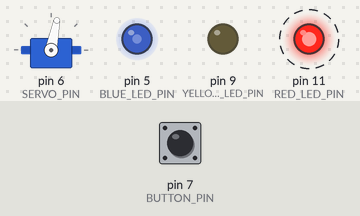
The sketch below on a simulated Arduino Uno, built with avr-gcc and run on an emulated ATmega328P. Parts: servo, output pins drawn as LEDs (lit = HIGH). Dashed ring = blinking. The test bench sets the inputs (shaded band); at power-on: pin 7 (BUTTON_PIN) HIGH.

Above: at 1.2 s.
1.3 s: pin 7 (BUTTON_PIN) pulled LOW for 1 s
At 1.65 s:
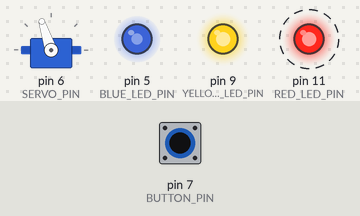
4.3 s: pin 7 (BUTTON_PIN) pulled LOW for 3.2 s
At 5.25 s:
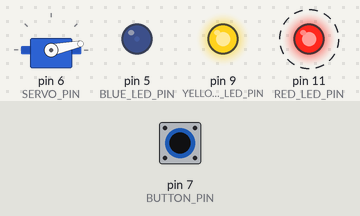
9.0 s: pin 7 (BUTTON_PIN) pulled LOW for 0.15 s
At 9.17 s:
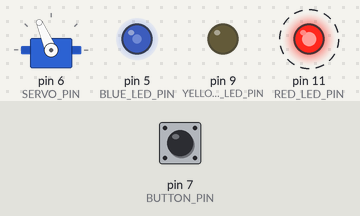
12.0 s: pin 7 (BUTTON_PIN) pulled LOW for 1 s
At 13.08 s:
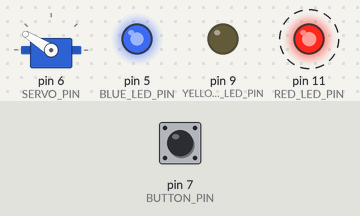
15.3 s: pin 7 (BUTTON_PIN) pulled LOW for 0.15 s
At 15.49 s:
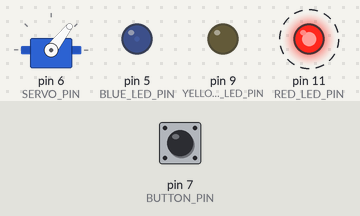
18.3 s: pin 7 (BUTTON_PIN) pulled LOW for 3.2 s
At 19.11 s:
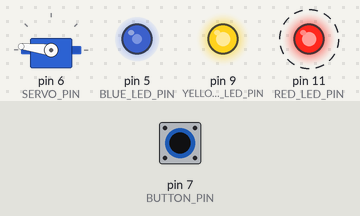
Timing chart, 0 to 26.1 s (numbered marks = the images above; inputs shaded):
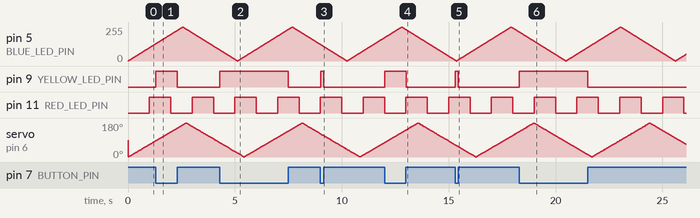

Measured:
- after the input at 1.3 s, pin 9 (YELLOW_LED_PIN): LOW → HIGH at once, → LOW 1.0 s later
- after the input at 4.3 s, pin 9 (YELLOW_LED_PIN): LOW → HIGH at once, → LOW 3.2 s later
- after the input at 9.0 s, pin 9 (YELLOW_LED_PIN): LOW → HIGH at once, → LOW 0.15 s later
- after the input at 12.0 s, pin 9 (YELLOW_LED_PIN): LOW → HIGH at once, → LOW 1.0 s later
- after the input at 15.3 s, pin 9 (YELLOW_LED_PIN): LOW → HIGH at once, → LOW 0.15 s later
- after the input at 18.3 s, pin 9 (YELLOW_LED_PIN): LOW → HIGH at once, → LOW 3.2 s later
- by itself, pin 11 (RED_LED_PIN): alternates HIGH for 1.0 s and LOW for 1.0 s

The sketch:

Millis_Multitasking.ino
```cpp
/*
 * Arduino-Millis-Multitasking
 *
 * Runs four tasks at the same time without using delay():
 *   1. Red LED    - blinks every 1 second
 *   2. Blue LED   - fades up and down (PWM)
 *   3. Yellow LED - ON while the push button is held
 *   4. Servo      - sweeps between 0 and 180 degrees
 *
 * Board: Arduino Uno / Nano
 * Library: Servo (built in)
 */

#include <Servo.h>

// ---------- Pin configuration ----------
const uint8_t RED_LED_PIN    = 11;
const uint8_t BLUE_LED_PIN   = 5;   // must be a PWM pin (~)
const uint8_t YELLOW_LED_PIN = 9;
const uint8_t BUTTON_PIN     = 7;   // button between pin and GND
const uint8_t SERVO_PIN      = 6;

// ---------- Timing (milliseconds) ----------
const unsigned long BLINK_INTERVAL  = 1000;
const unsigned long FADE_INTERVAL   = 10;
const unsigned long BUTTON_INTERVAL = 50;
const unsigned long SERVO_INTERVAL  = 15;

// ---------- Task state ----------
unsigned long lastBlinkTime  = 0;
unsigned long lastFadeTime   = 0;
unsigned long lastButtonTime = 0;
unsigned long lastServoTime  = 0;

bool redLedState = LOW;

int brightness = 0;
int fadeStep   = 1;

int servoAngle = 0;
int servoStep  = 1;

Servo myServo;

// ---------- Tasks ----------

// Toggle the red LED every BLINK_INTERVAL
void blinkRedLed(unsigned long currentMillis) {
  if (currentMillis - lastBlinkTime >= BLINK_INTERVAL) {
    lastBlinkTime = currentMillis;
    redLedState = !redLedState;
    digitalWrite(RED_LED_PIN, redLedState);
  }
}

// Fade the blue LED up and down
void fadeBlueLed(unsigned long currentMillis) {
  if (currentMillis - lastFadeTime >= FADE_INTERVAL) {
    lastFadeTime = currentMillis;

    brightness += fadeStep;

    // Reverse direction at the limits
    if (brightness >= 255) {
      brightness = 255;
      fadeStep = -fadeStep;
    } else if (brightness <= 0) {
      brightness = 0;
      fadeStep = -fadeStep;
    }

    analogWrite(BLUE_LED_PIN, brightness);
  }
}

// Yellow LED follows the button (INPUT_PULLUP: pressed = LOW)
void updateYellowLed(unsigned long currentMillis) {
  if (currentMillis - lastButtonTime >= BUTTON_INTERVAL) {
    lastButtonTime = currentMillis;

    bool buttonPressed = (digitalRead(BUTTON_PIN) == LOW);
    digitalWrite(YELLOW_LED_PIN, buttonPressed);
  }
}

// Sweep the servo between 0 and 180 degrees
void sweepServo(unsigned long currentMillis) {
  if (currentMillis - lastServoTime >= SERVO_INTERVAL) {
    lastServoTime = currentMillis;

    servoAngle += servoStep;

    // Reverse direction at the limits
    if (servoAngle >= 180) {
      servoAngle = 180;
      servoStep = -servoStep;
    } else if (servoAngle <= 0) {
      servoAngle = 0;
      servoStep = -servoStep;
    }

    myServo.write(servoAngle);
  }
}

// ---------- Arduino core ----------

void setup() {
  pinMode(RED_LED_PIN, OUTPUT);
  pinMode(BLUE_LED_PIN, OUTPUT);
  pinMode(YELLOW_LED_PIN, OUTPUT);
  pinMode(BUTTON_PIN, INPUT_PULLUP);

  myServo.attach(SERVO_PIN);
}

void loop() {
  unsigned long currentMillis = millis();

  blinkRedLed(currentMillis);
  fadeBlueLed(currentMillis);
  updateYellowLed(currentMillis);
  sweepServo(currentMillis);
}
```
